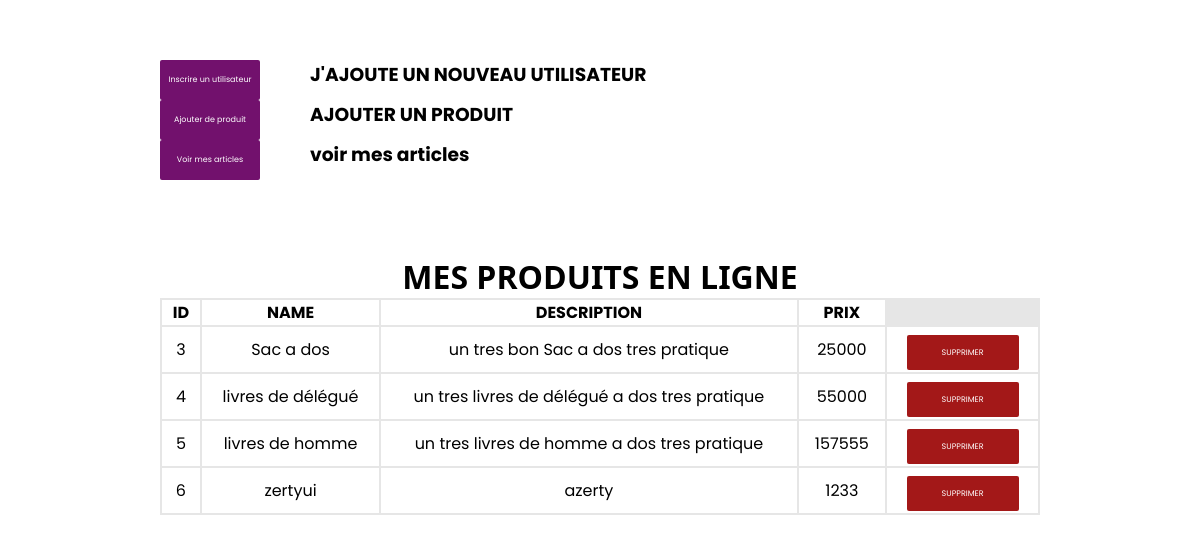
The page /profil on the database its author committed.
### app.py (models this page shows, shortened)
class Panierz(db.Model):
    id = db.Column(db.Integer, primary_key = True)
    nom = db.Column(db.String(100), unique = False , nullable = False)
    description = db.Column(db.String(100), unique = True , nullable = False)
    prix = db.Column(db.Integer,nullable = False)
    image = db.Column(db.String(100), unique = True , nullable = False)

### app.py (the view)
@app.route('/profil')
def profil() :
    profil = Panierz.query.all()
    return render_template('profil.html',profil = profil)

### templates/profil.html (shortened to what this page needs)
<!DOCTYPE html>
<html lang="en">
<head>
    <link rel="stylesheet" href="static/CSS/profil.css">
</head>
<body>
    <div class="ajoutons" >
        <div class="eduz">
            <a href="/add_data" >Inscrire un utilisateur</a>
            <h3>J'AJOUTE UN NOUVEAU UTILISATEUR</h3>
        </div>
        <div class="sys">
            <a href="/add_objet" >Ajouter de produit</a>
            <h3>AJOUTER UN PRODUIT</h3>
        </div>
        <div class="sys">
            <a href="/achat" >Voir mes articles</a>
            <h3>voir mes articles</h3>
        </div>
    </div>
    <br>
    <h1 style="font-family: 'Segoe UI', Tahoma, Geneva, Verdana, sans-serif;">MES PRODUITS EN LIGNE</h1>
    <table>
        <thead>
            <th>ID</th>
            <th>NAME</th>
            <th>DESCRIPTION</th>
            <th>PRIX</th>
        </thead>
        {% for data in profil %}
        <tbody >
            <td>{{data.id}}</td>
            <td>{{data.nom}}</td>
            <td>{{data.description}}</td>
            <td>{{data.prix}}</td>
            <td ><a href="/deletearticles/{{data.id}}" class="suppr">SUPPRIMER</a></td>
        </tbody>
        {% endfor %}
    </table>
</body>
</html>

### static/CSS/profil.css (style rules this page uses)
* { box-sizing: border-box; margin: 0; padding: 0; font-family: 'Poppins', sans-serif; }
a { list-style-type: none; text-decoration: none; color: white; }
body { padding: 50px; width: 100%; background-color: white; display: grid; place-items: center; }
.ajoutons { width: 80%; padding-top: 10px; margin-bottom: 50px; }
.eduz { display: flex; width: 100%; height: 50%; }
.eduz a { width: 100px; height: 40px; font-size: 0.5rem; display: flex; justify-content: center; align-items: center; background-color: rgb(114, 17, 109); border-radius: 2px; margin-right: 50px; }
.sys a { width: 100px; height: 40px; font-size: 0.5rem; display: flex; justify-content: center; align-items: center; background-color: rgb(114, 17, 109); border-radius: 2px; margin-right: 50px; }
.sys { display: flex; width: 100%; height: 50%; }
table { width: 80%; border: none; overflow: hidden; background-color: rgb(230, 230, 230); }
thead { width: 100%; background-color: white; }
tbody { width: 100%; border: 10px solid black; background-color: white; }
tbody .suppr { width: 100%; padding: 12px 35px; font-size: 0.5rem; background-color: #a31818; border-radius: 2px; }
td { padding: 10px 12px; text-align: center; }

### rows shown on the page
Panierz: id "3", nom "Sac a dos", description "un tres bon Sac a dos tres pratique", prix "25000"
Panierz: id "4", nom "livres de délégué", description "un tres livres de délégué a dos tres pratique", prix "55000"
Panierz: id "5", nom "livres de homme", description "un tres livres de homme a dos tres pratique", prix "157555"
Panierz: id "6", nom "zertyui", description "azerty", prix "1233"
